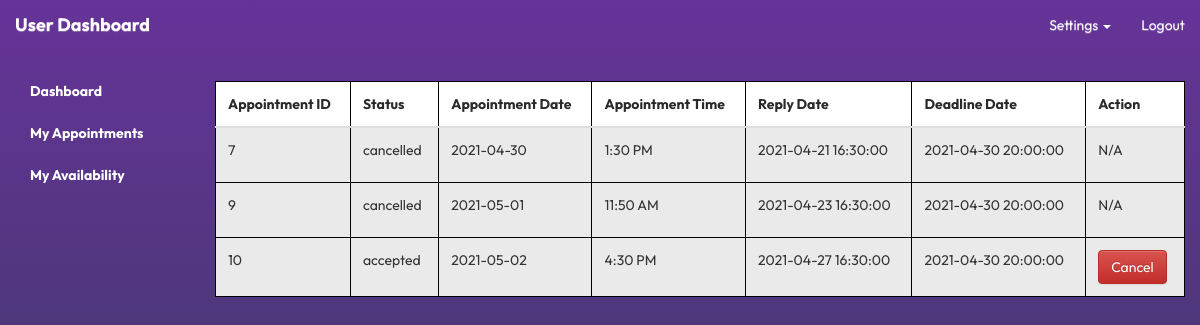
/patient/appointment.php (signed in), run on the app's committed database.
### tables this page shows
CREATE TABLE `vaccineoffer` (
  `patient_id` int(10) UNSIGNED NOT NULL,
  `appoint_id` int(10) UNSIGNED NOT NULL,
  `status` enum('pending','accepted','declined','cancelled','no-show','completed','expired') DEFAULT NULL,
  `offer_date` datetime NOT NULL,
  `reply_date` datetime DEFAULT NULL,
  `deadline_date` datetime DEFAULT NULL
);

CREATE TABLE `vaccineappointment` (
  `appoint_id` int(10) UNSIGNED NOT NULL,
  `provider_id` int(10) UNSIGNED NOT NULL,
  `appoint_date` date NOT NULL,
  `appoint_time` time NOT NULL
);

### patient/appointment.php (the view, shortened to what this page needs)
<?php
include('../config.php');
include('../include/header.php');
if (isset($_SESSION["username"])) {
    $username = $_SESSION["username"];
} else {
    session_unset();
    session_write_close();
				header("location: ../index.php");
				exit;
}
$query = $connection->prepare("SELECT * FROM patient WHERE user_name=:username");
$query->bindParam("username", $username, PDO::PARAM_STR);
$query->execute();
$result = $query->fetch(PDO::FETCH_ASSOC);
$id = $result["patient_id"];
?>
<!DOCTYPE html>
<html lang="en">
<head>
<link rel="stylesheet" type="text/css" href="../css/app.css" />
<?php include '../menus.php'; ?>
<link rel="stylesheet" href="../css/tables.css">
<div class="col-lg-10 col-md-10 col-sm-9 col-xs-12"></p>
    <?php
	$query1 = $connection->prepare("SELECT * FROM vaccineoffer natural join vaccineappointment WHERE patient_id=:id");
	$query1->bindParam("id", $id, PDO::PARAM_STR);
	$query1->execute();
	$result1 = $query1->fetchAll(PDO::FETCH_ASSOC);
    ?>
      <table class="table " id="myTable">
        <thead>
          <tr>
              <th>Appointment ID</th>
              <th>Status</th>
              <th>Appointment Date</th>
              <th>Appointment Time</th>
              <th>Reply Date</th>
              <th>Deadline Date</th>
              <th>Action</th>
          </tr>
        </thead>
        <tbody>
        <?php
		if(empty($result1))
    {
			echo '<h4 class="appointmentStatus">No Appointments found</h4></br>';
		}
		else
		{
			foreach($result1 as $results)
			{
			?>
			<tr>
            <td><?php  echo htmlentities($results['appoint_id']); ?></td>
			      <td><?php  echo htmlentities($results['status']); ?></td>
            <td><?php  echo htmlentities($results['appoint_date']); ?></td>
            <td><?php  echo htmlentities(date("g:i A", strtotime($results['appoint_time']))); ?></td>
            <td><?php  if (empty($results['reply_date'])) { echo "N/A"; } else { echo htmlentities($results['reply_date']); } ?></td>
            <td><?php  echo htmlentities($results['deadline_date']); ?></td>
			<?php
		if ($results['status'] == 'pending') {
            ?>
			<td>
				<form action="selection.php" method="post">
				  <label for="selected-item">Select:</label>
				  <select name="selected-item" id="selected-item">
					<option value="accepted">Accept</option>
					<option value="declined">Decline</option>
				  </select>
					<input type="hidden" name="appoint_id" value="<?php echo htmlentities($results['appoint_id']); ?>">
					<input type="hidden" name="patient_id" value="<?php echo htmlentities($results['patient_id']); ?>">
					<button  type="submit" name="accept_btn" class="btn btn-warning">Submit</button>
				</form>
			</td>
		  <?php
			}
		elseif  ($results['status'] == 'accepted')
		{
		?>
			<td>
                <form action="selection.php" method="post">
                  <button type="submit" name="cancel_btn" class="btn btn-danger">Cancel</button>
                </form>
            </td>
				  <?php
			}
		else
		{
		?>
		    <td>
               <p>N/A</p>
            </td>
          </tr>
		<?php
		   }
		 }
		}
		?>
          </div>
</body>
</html>
<?php include('../include/footer.php');?>

### include/header.php (shortened to what this page needs)
<!DOCTYPE html>
<html>
<head>
<link rel="stylesheet" href="https://maxcdn.bootstrapcdn.com/bootstrap/3.3.5/css/bootstrap.min.css">
<link rel="stylesheet" href="https://maxcdn.bootstrapcdn.com/bootstrap/3.3.5/css/bootstrap-theme.min.css">

### menus.php (shortened to what this page needs)
<?php
if (isset($_SESSION["username"])) {
	$usertype = $_SESSION['usertype'];
} else {
    session_unset();
    session_write_close();
				header("location: index.php");
				exit;
}
?>
<?php
if ($usertype == "patient"){
?>
<div id="top-nav" class="navbar navbar-light bg-light navbar-static-top">
    <div class="container-fluid">
        <a class="navbar-brand" href="patient.php"><strong>User Dashboard</strong></a>
        <div class="navbar-collapse collapse">
            <ul class="nav navbar-nav navbar-right">
                <li class="dropdown">
                    <a class="dropdown-toggle" role="button" data-toggle="dropdown" href="#"><i class="fa fa-user-circle"></i> Settings <span class="caret"></span></a>
                </li>
                <li><a href="../logout.php"><i class="fa fa-sign-out"></i> Logout</a></li>
            </ul>
        </div>
    </div>
</div>
<div class="col-lg-2 col-md-2 col-sm-3 col-xs-12">
    <ul class="nav nav-pills nav-stacked">
        <li><a href="patient.php"><i class="fa fa-dashboard"></i><strong>Dashboard</strong></a></li>
        <li><a href="appointment.php"><i class="fa fa-tags"></i><strong>My Appointments</strong></a></li>
        <li><a href="calendar.php"><i class="fa fa-tags"></i><strong>My Availability</strong></a></li>
	</ul>
</div>
<?php
}
?>

### include/footer.php (shortened to what this page needs)
</body></html>

### css/app.css (style rules this page uses)
* { font-family: 'Outfit', sans-serif; }
:root { --accent: #663399; --black: #2a2a2a; --white: #ededed; }
a { color: inherit !important; }
.navbar { color: white; }
.nav { color: white; }
th { background-color: white !important; color: var(--black) !important; }
#myTable tr, tbody { border-bottom: 1px solid #ddd; background-color: #eaeaea; }

### css/tables.css (style rules this page uses)
#myTable { border-collapse: collapse; width: 100%; font-size: 14px; }
#myTable th, #myTable td { text-align: left; padding: 12px; }
#myTable tr { border-bottom: 1px solid #ddd; }
table, th, td { border: 1px solid black; }
table { width: 100%; }

### data on the page
vaccineoffer: appoint "7", status "cancelled", appoint.appoint_date "2021-04-30", appoint.appoint_time "1:30 PM", reply_date "2021-04-21 16:30:00", deadline_date "2021-04-30 20:00:00", shows "N/A"
vaccineoffer: appoint "9", status "cancelled", appoint.appoint_date "2021-05-01", appoint.appoint_time "11:50 AM", reply_date "2021-04-23 16:30:00", deadline_date "2021-04-30 20:00:00", shows "N/A"
vaccineoffer: appoint "10", status "accepted", appoint.appoint_date "2021-05-02", appoint.appoint_time "4:30 PM", reply_date "2021-04-27 16:30:00", deadline_date "2021-04-30 20:00:00"
